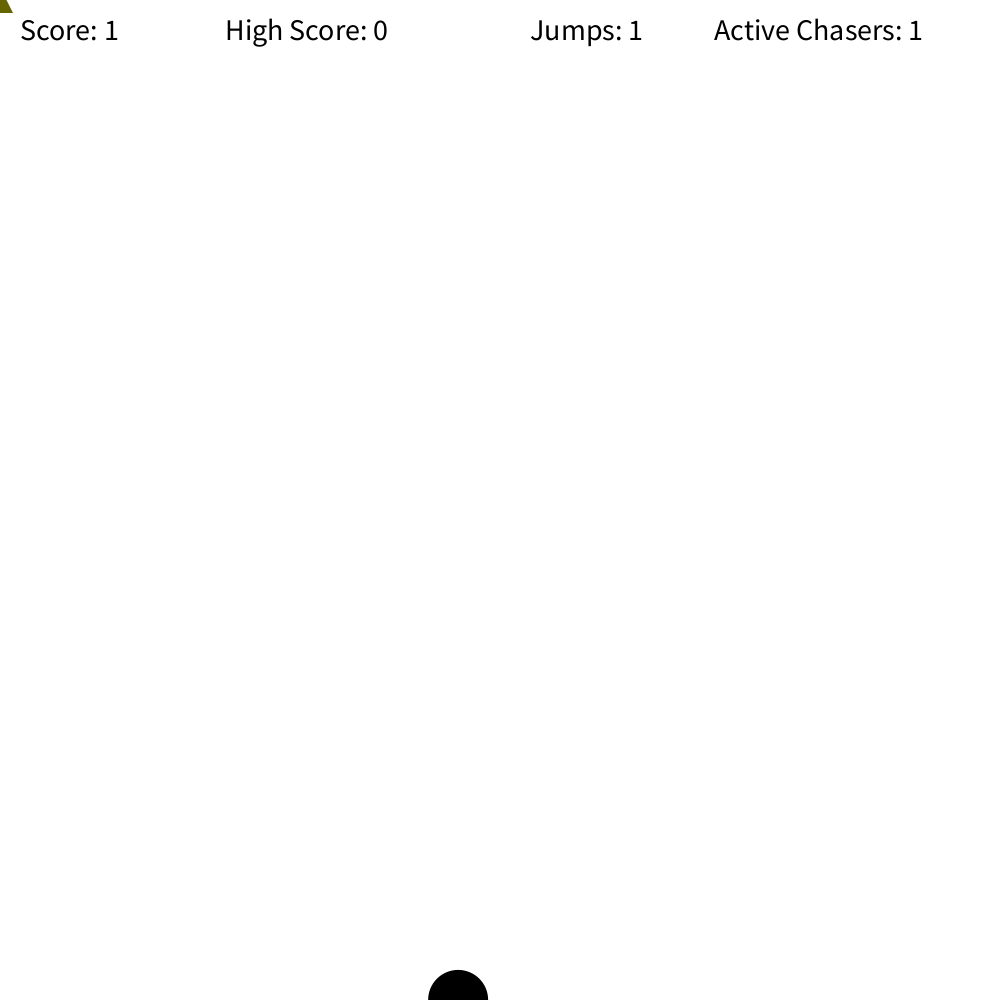
Frame 1 (no input)
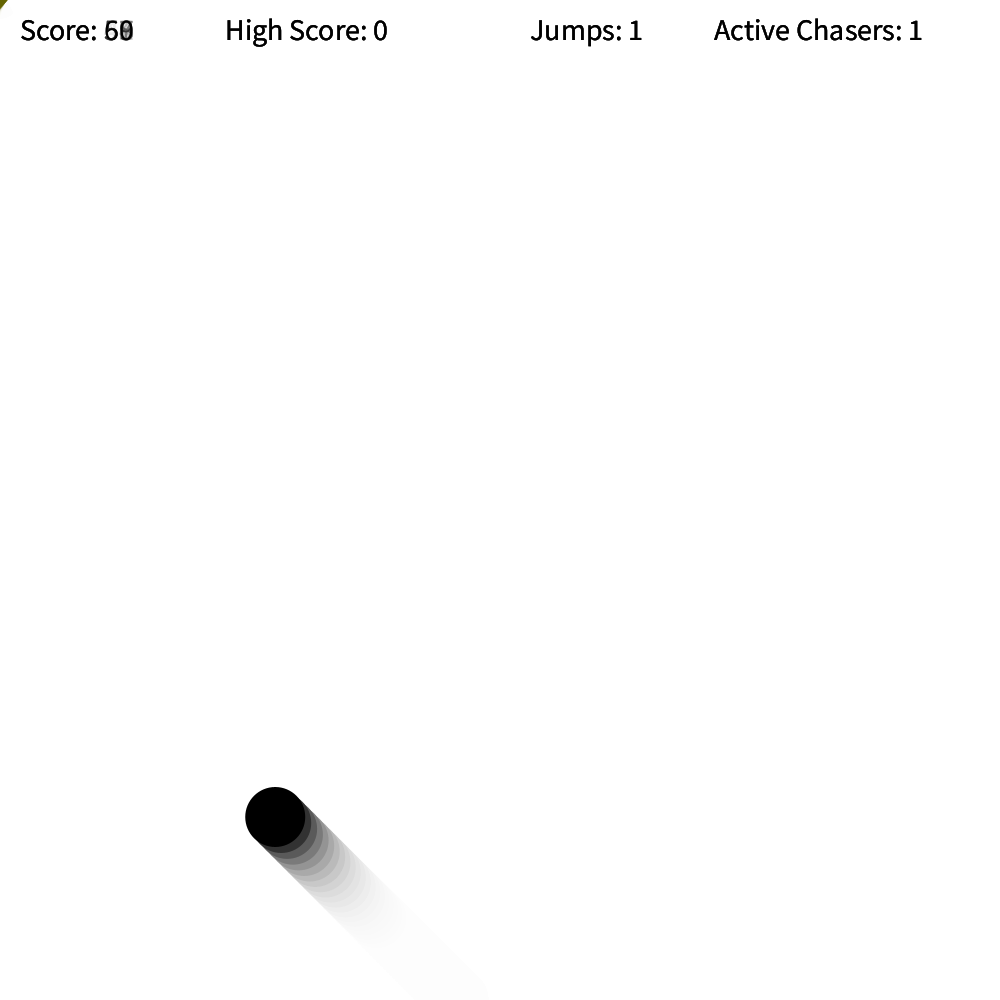
Frame 60 (the mouse pressed at the canvas centre just before this capture)
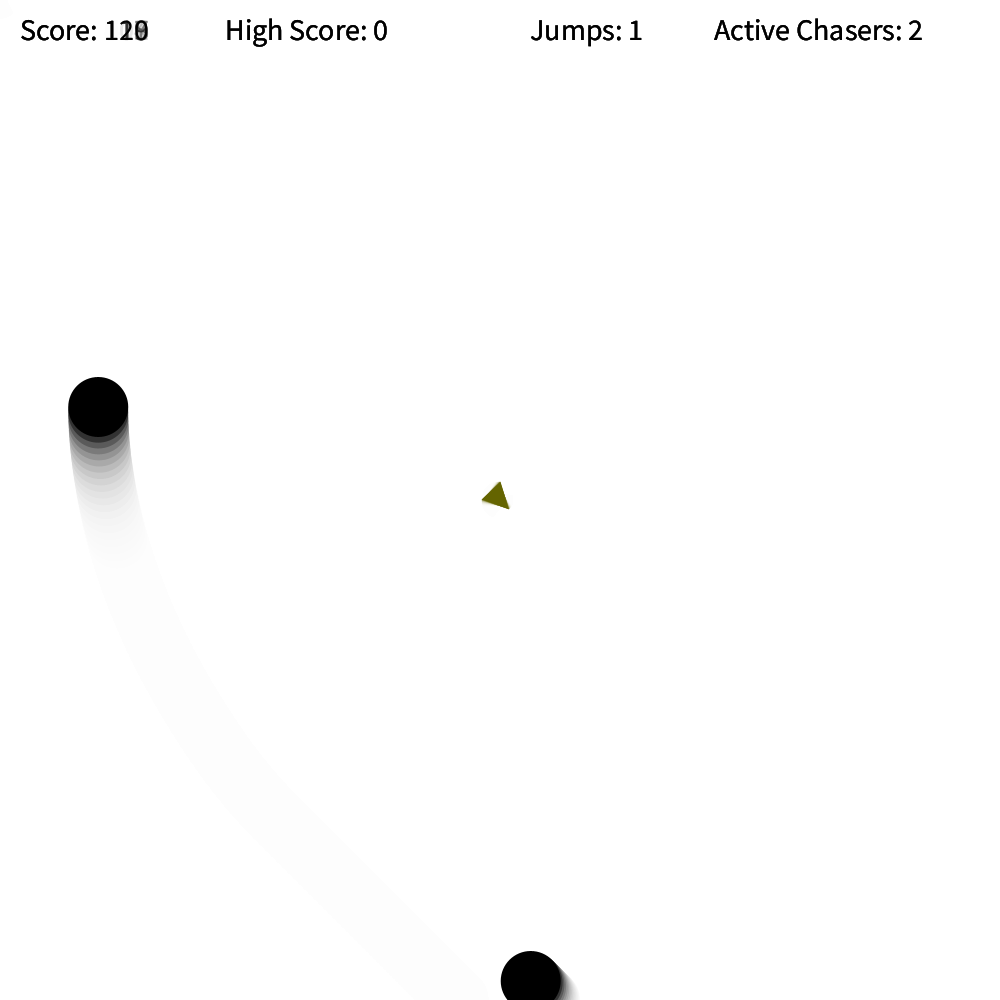
Frame 120 (the mouse held since frame 60 and released just before this capture)

The Processing sketch that drew these frames (run headless with seeded random() and noise(); from frame 60 on, the mouse is pressed at the canvas centre):

// Processing sketch: Chaser4_2
// ── Chaser4_2.pde
/******************
* Chaser Game     *
* Bennett Ritchie *
* Version 4.1     *
******************/

//Chaser Data
final int maxChasers = 50; //Maximum number of chasers
float coord[][] = new float[2][maxChasers]; //Coordinates of all chasers
float speed[][] = new float[2][maxChasers]; //Speeds of all chasers
float collision[][] = new float[2][maxChasers]; //Locations of collisions
float maxSpeed = 7, speedUp = 0.0; //Speed constraints
int chaserCount, timer = 0; //Tracking number of chasers in play
boolean collided[] = new boolean[maxChasers]; //Tracks recent collisions
boolean pause[] = new boolean[maxChasers]; //Tracks when chasers cannot collide
int warpCount = 0; //Counter to counteract corner hacks

//Player Data
int deathX = 0, deathY = 0; //Final position of player
float angle = 0.0; //Player's rotation
int points = 0, high = 0; //Player's points and high score
boolean jumping = false; //Player is jumping
float jumpSize = 1.0; //Size multiplier when jumping
int jumps = 1;

//Powerup Data
float jumpPowX = width/2, jumpPowY = height/2; //Initial position of jump powerup
int jumpPowerupTimer = 500; //Time between jump pickups
boolean jumpPowerupActive = false; //Jump Powerup is on the field
float slowDown = 0, slowPowX = 0, slowPowY = 0; //Initial position of slow powerup
boolean slowPowerupActive = false; //Slow Powerup is on the field
int slowPowerupTimer = 1000;//Time between slow pickups
float slowWave = 0.0, slowWaveX = 0, slowWaveY = 0; //Slow powerup data
boolean killPowerupActive = false, chaserIsDead[] = new boolean[maxChasers]; //Tracking dead chasers
int killPowerupTimer = 400; //Time between kill pickups
float killPowX = 0, killPowY = 0; //Location of kill powerup
int killCount = 0;

//Chaser Chat Data
final int chatOptions = 40, gloatOptions = 30, dieOptions = 20;
String chat[] = new String[chatOptions]; //List of chaser quotes
String gloat[] = new String[gloatOptions]; //List of game over quotes
String die[] = new String[dieOptions]; //List of chaser death quotes
int talking[] = new int[maxChasers]; //Tracks which chasers are talking and what they are saying
int chatTimer = 0, gloatChoice = 0, dieChoice = 0;

//Cheat Code Data
final int cheats = 15;
boolean cheat[] = new boolean[cheats];
//0=swapped, 1=magenta, 2=fog of war, 3=streaks
//4=black background, 5=green, 6=aliens, 7=rainbows
//8=fireballs, 9=blue, 10=bloating, 11=vanishing
//12=screen spin, 13=random, 14=emojis
float bloat = 0.0; //Amount of chaser bloat
float vanish = 0.0; //Amount of chaser transparency - may remove
float extraSpeed = 0.1; //Amount of increased chaser speed
int emoji = 0;

void setup()
{
  size(1000,1000);
  background(255);
  textSize(30);
  strokeWeight(2);
  noStroke();
  setupPowerups();
  setupChasers(); //sets chaser starting data
  setupChat(); //populates the chat options
  setupCheats(); //sets all cheats to OFF
}

void draw()
{
  if( chaserCount > 0 ) //Only updates if game in progress
  {
    repaintBackground();
    updatePickups();
    updateChasers();
    drawChasers();
    drawHUD();
  }
  drawPlayer();
  
  if(killCount >= maxChasers)
    endGame();
  
  if( chaserCount == 0 && mousePressed ) //Start new game
    resetGame();
    
  /*for(int i = 0; i < maxChasers; i++)
  {
    if(chaserIsDead[i])
      print("DEAD ");
    else
      print("ALIVE ");  
  }
  println(" ");*/
}

void setupChasers()
{
  chaserCount = 1;
  for( int i = 0; i < maxChasers; i++ ) //initial positions for chasers
  {
    coord[0][i] = random(width); //Random horizontal positions
    coord[1][i] = 1000; //Random vertical positions
    collision[0][i] = 0;
    collision[1][i] = 0; //No collisions active
    collided[i] = false;
    pause[i] = false;
    talking[i] = 0; //No chasers talking yet
  }
  gloatChoice = int(random(gloatOptions));
}

void setupPowerups()
{
  setupPowerups('j');
  setupPowerups('s');
  setupPowerups('k');
}

void setupPowerups( char x )
{
  if(x=='j')
  {
    jumpPowX = random(width);
    jumpPowY = random(height);
    jumpPowerupActive = false;
    jumpPowerupTimer = 300+chaserCount*10;
  }
  else if(x=='s')
  {
    slowPowX = random(width);
    slowPowY = random(height);
    slowPowerupActive = false;
    slowPowerupTimer = 900+chaserCount*12;
  }
  else if(x=='k')
  {
    killPowX = random(width);
    killPowY = random(height);
    killPowerupActive = false;
    killPowerupTimer = 400;
  }
}

void setupChat() //should have a number of options equal to chatOptions 
{
  chat[0] = "Where'd he go?";
  chat[1] = "Get him!";
  chat[2] = "So hungry...";
  chat[3] = "Guys, he's that way!";
  chat[4] = "I smell his fear!";
  chat[5] = "I HUNGER";
  chat[6] = "BRAAAAINS";
  chat[7] = "Every move you make...";
  chat[8] = "Locked on target!";
  chat[9] = "Stay on target!";
  chat[10] = "Think you're pretty clever, don't you?";
  chat[11] = "I feel queasy...";
  chat[12] = "He's too fast!";
  chat[13] = "I meant to do that.";
  chat[14] = "RUN COWARD";
  chat[15] = "I WILL FIND HIM";
  chat[16] = "Surround him!";
  chat[17] = "I'm getting dizzy...";
  chat[18] = "Just a matter of time...";
  chat[19] = "You can't run forever!";
  chat[20] = "#doom";
  chat[21] = "Too many cheat days...";
  chat[22] = "EXTERMINATE";
  chat[23] = "Better watch out.";
  chat[24] = "Nitro Boost!";
  chat[25] = "AAAAAHHHHH!";
  chat[26] = "Tonight I dine on triangle!";
  chat[27] = "You killed my brother! Prepare to die!";
  chat[28] = "Vengance will be mine!";
  chat[29] = "I will find you. And I will kill you."; 
  chat[30] = "Do NoT rUn We ArE yOuR fRiEnDs";
  chat[31] = "I'm getting angry!";
  chat[32] = "Must go faster.";
  chat[33] = "How is he this fast?";
  chat[34] = "Dinner time!";
  chat[35] = "Nothing personal.";
  chat[36] = "Do you bleed?";
  chat[37] = "Clever girl.";
  chat[38] = "Give us a kiss!";
  chat[39] = "Seize him!"; 
  
  gloat[0] = "OM NOM NOM";
  gloat[1] = "Your soul is mine!";
  gloat[2] = "Target eliminated.";
  gloat[3] = "GIT GUD SKRUB";
  gloat[4] = "REKT";
  gloat[5] = "All your base are belong to us.";
  gloat[6] = "Game Over";
  gloat[7] = "Destroyed!";
  gloat[8] = "Delicious";
  gloat[9] = "Veni Viti Vici";
  gloat[10] = "Tora! Tora! Tora!";
  gloat[11] = "VICTORY";
  gloat[12] = "Is that all you got?";
  gloat[13] = "That's game!";
  gloat[14] = "Checkmate";
  gloat[15] = "Noob";
  gloat[16] = "YOU. SHALL NOT. PASS.";
  gloat[17] = "*munch*";
  gloat[18] = "Only human.";
  gloat[19] = "And they said you were good.";
  gloat[20] = "*crunch*";
  gloat[21] = "Mission Accomplished";
  gloat[22] = "LOSER!";
  gloat[23] = "WE ARE THE CHAMPIONS";
  gloat[24] = "Too easy.";
  gloat[25] = "Piece of cake.";
  gloat[26] = "WASTED";
  gloat[27] = "Thou art dead.";
  gloat[28] = "End of the line.";
  gloat[29] = "The master will be pleased.";
  
  die[0] = "OUCH";
  die[1] = "*zap*";
  die[2] = "IT BURNS!";
  die[3] = "I'm alergic to lasers!";
  die[4] = "NO!";
  die[5] = "I'll get you next time, Gadget.";
  die[6] = "Nani!?";
  die[7] = "Why me?";
  die[8] = "Bye.";
  die[9] = "POW";
  die[10] = "BOOM";
  die[11] = "MY FACE";
  die[12] = "!!!";
  die[13] = "Not like this...";
  die[14] = "MEGAKILL";
  die[15] = "MASSIVE DAMAGE";
  die[16] = "TARGET DESTROYED";
  die[17] = "BZZZT";
  die[18] = "MY LEG";
  die[19] = "MY CABBAGES";
}

void setupCheats()
{
  for( int i = 0; i < cheats; i++ )
    cheat[i]=false;
}

void chat() //Displays chaser chat
{
  fill(185,0,20); //Red text
  textSize(40); //Increased text size
  for(int i = 0; i < chaserCount; i++) //Cycles through chasers to make them talk 
    if(talking[i]!=0 && !chaserIsDead[i])
      text(chat[talking[i]],coord[0][i],coord[1][i]-40); 
}

void deathChat( int target )
{
  fill(180,0,0);
  textSize(40);
  text(die[int(random(dieOptions))],coord[0][target],coord[1][target]);
}

void chatOn() //Make a chaser start talking
{
  int x = int(random(chaserCount));
  talking[x]=int(random(chatOptions));
  chatTimer = 0;
}

void quiet() //Chasers stop talking
{
  for(int i = 0; i < chaserCount; i++)
    talking[i] = 0;
}

void repaintBackground() //Draws a transparent rectangle on the screen
{
  if(cheat[4]) //Draws a black background
    if(cheat[3])
      fill(0,5);
    else
      fill(0,50);
  else          //Draws a white background
    if(cheat[3])
      fill(255,5);
    else
      fill(255,50);
  noStroke();
  rect(0,0,width,height);
  if(chaserCount==0)
    endGame();
}

void drawPlayer() //Draw the player avatar, normally a spinning gold triangle
{
  fill(100,100,0);
  if( chaserCount > 0 ) //draws player if game in progress
  {
    translate(mouseX,mouseY); //move the 0,0 point on top of the player
    rotate(angle); //spin canvas
    if(!cheat[0])
      triangle(-13*jumpSize,13*jumpSize,0,-13*jumpSize,+13*jumpSize,+13*jumpSize);
    else //players and chasers swapped
    {
      fill(0);
      ellipse(0,0,25*jumpSize,25*jumpSize);
      fill(100,100,0);
    }
    if(!cheat[12]) //disables the un-spin if cheat is on
      rotate(-angle); //un-spin canvas
    translate(-mouseX,-mouseY); //move 0,0 point back
  }
  else //draws dead player
  {
    //print("draw dead");
    triangle(deathX-10,deathY+10,deathX,deathY-10,deathX+10,deathY+10);
    textSize(40);
    text(gloat[gloatChoice],deathX-100,deathY-40);
  }
  
  if(jumping) //Jump
    jumpSize += 0.1;
  if(jumpSize > 3)
    jumping = false;
  if(!jumping && jumpSize > 1)
    jumpSize-=0.1;
  if(jumpSize < 1)
    jumpSize = 1;
    
  if(slowDown > 0)
  {
    slowDown-=0.01;
    noFill();
    stroke(0,130,0);
    strokeWeight(5);
    circle(slowWaveX,slowWaveY,slowWave);
    noStroke();
    slowWave+=30;
  }
  if(slowDown < 0)
    slowDown = 0;
  
  angle += .02; //Spins player
  if(angle > 2*PI) //Resets angle by 360 degrees
    angle -= 2*PI;
}

void updateChasers()
{
  //Chat
  if( chatTimer > 210 && chaserCount != 0)
    chatOn();
  if( chatTimer >70 )
    quiet();
  chat(); 
  
  updateSpeeds(); //chaser speeds
  updatePositions(); //chaser positions
  
  if( timer > 100 && chaserCount < maxChasers && chaserCount!=0 ) //adds new chaser
    { chaserCount++; timer = 0; }
  
  checkForCollisions(); //Collision with player or chasers
}

void updateSpeeds()
{
  for( int i = 0; i < chaserCount; i++) //increases or decreases both x and y speed based on position relative to player
  {
    if(coord[0][i] < mouseX && speed[0][i] < (maxSpeed-slowDown))
      speed[0][i]+=speedUp+extraSpeed;
    if(coord[0][i] > mouseX && speed[0][i] > -(maxSpeed-slowDown))
      speed[0][i]-=speedUp+extraSpeed;
    if(coord[1][i] < mouseY && speed[1][i] < (maxSpeed-slowDown))
      speed[1][i]+=speedUp+extraSpeed;
    if(coord[1][i] > mouseY && speed[1][i] > -(maxSpeed-slowDown))
      speed[1][i]-=speedUp+extraSpeed;
      
    coord[0][i]+=speed[0][i];
    coord[1][i]+=speed[1][i];
  }
  timer++;
  chatTimer++;
  points++;
}

void updatePositions() //Moves chasers
{
  for( int i = 0; i < chaserCount; i++) //changes chaser positions
  {
    if(collided[i]) //Draws collision animations
    {
      drawCollision(collision[0][i],collision[1][i]);
      collided[i]=false;
    }

    if(coord[0][i] > width) //Loop across right side
      coord[0][i] -= width-10;
    else if(coord[0][i] < 0) //Loop across left side
    {
      coord[0][i] += width-10;
      warpCount++;  //Corner hack prevention
      if(warpCount>=50)
        cornerWarp(i,"left");
    }
    if(coord[1][i] > height)
      coord[1][i] -= height-10;
    else if(coord[1][i] < 0)
    {
      coord[1][i] += height-10;
      warpCount++;  //Corner hack prevention
      if(warpCount>=50)
        cornerWarp(i,"right");
    }
  }
}

void updatePickups()
{
  updateJumpPickup();
  updateSlowPickup();
  updateKillPickup();
}

void updateKillPickup()
{
 if(!killPowerupActive && killPowerupTimer <= 0)
    killPowerupActive = true;
    
  if(!killPowerupActive)
    killPowerupTimer--;
  else
  {
    fill(130,0,0);
    ellipse(killPowX,killPowY,30,30);
  }
  
  if(killPowerupActive && mouseX < killPowX+20 && mouseX > killPowX-20
                       && mouseY < killPowY+20 && mouseY > killPowY-20)
    {
      killCount++;
      fill(200,0,0);
      text("+100", killPowX-20, killPowY-20);
      chaserIsDead[chooseKillTarget()] = true;
      setupPowerups('k');
      points += 100;
    } 
}

void updateJumpPickup()
{
  if(!jumpPowerupActive && jumpPowerupTimer <= 0)
    jumpPowerupActive = true;
    
  if(!jumpPowerupActive)
    jumpPowerupTimer--;
  else
  {
    fill(0,0,130);
    ellipse(jumpPowX,jumpPowY,30,30);
  }
  
  if(jumpPowerupActive && mouseX < jumpPowX+20 && mouseX > jumpPowX-20
      && jumpSize == 1.0 && mouseY < jumpPowY+20 && mouseY > jumpPowY-20)
    {
      fill(0,0,200);
      text("+100", jumpPowX-20, jumpPowY-20);
      stroke(0,0,130);
      strokeWeight(3);
      line(jumpPowX,jumpPowY,600,30);
      circle(jumpPowX,jumpPowY,30);
      noStroke();
      strokeWeight(1);
      setupPowerups('j');
      jumps++;
      points += 100;
    }
}

void updateSlowPickup()
{
  if(!slowPowerupActive && slowPowerupTimer <= 0)
    slowPowerupActive = true;
    
  if(!slowPowerupActive)
    slowPowerupTimer--;
  else
  {
    fill(0,130,0);
    ellipse(slowPowX,slowPowY,30,30);
  }
  
  if(slowPowerupActive && mouseX < slowPowX+20 && mouseX > slowPowX-20
                       && mouseY < slowPowY+20 && mouseY > slowPowY-20)
    {
      fill(0,200,0);
      text("+100", slowPowX-20, slowPowY-20);
      slowWaveX = slowPowX;
      slowWaveY = slowPowY;
      setupPowerups('s');
      slowDown = 6;
      slowWave = 0.0;
      points += 100;
    }
}

int chooseKillTarget()
{
  int target = 0;
  float smallest = width+height;
  for(int i = 0; i < chaserCount; i++)
    if( !chaserIsDead[i] && dist(coord[0][i],coord[1][i],killPowX,killPowY) < smallest )
    {
      smallest = dist(coord[0][i],coord[1][i],killPowX,killPowY);
      target = i;
    }
  strokeWeight(10);
  stroke(200,0,0);
  line(coord[0][target],coord[1][target],killPowX,killPowY);
  deathChat(target);
  //if(chaserIsDead[maxChasers-1])
    if(allDead())
    {
      print("XXXXXXXXXXXXXXXXX");
      fill(150,150,0);
      textSize(50);
      text("VICTORY",mouseX,mouseY);
      endGame();
    }
  return target;
}

boolean allDead()
{
  for(int i = 0; i < maxChasers; i++)
    if(!chaserIsDead[i])
    {
      print(i + " is alive  ");
      return false;
    }
  print("ALL DEAD ");
  return true;
}

void checkForCollisions()
{
  for(int i = 0; i < chaserCount; i++)
  {  //checks to see if the player is within any chaser's reach
    if(mouseX < coord[0][i]+30 && mouseX > coord[0][i]-30
    && mouseY < coord[1][i]+30 && mouseY > coord[1][i]-30
    && jumpSize <= 1 && !chaserIsDead[i])
    {
      endGame();
    }
    for( int j = 0; j < chaserCount; j++) //chaser collisions
    {
      if(coord[0][j] < coord[0][i]+30 && coord[0][j] > coord[0][i]-30
      && coord[1][j] < coord[1][i]+30 && coord[1][j] > coord[1][i]-30
      && j != i && !pause[j])
      {
        speed[0][i] = -speed[0][i];
        speed[1][i] = -speed[1][i];
        pause[j]=true;
        collided[i] = true;
        collision[0][i] = coord[0][i]-((coord[0][i] - coord[0][j])/2);
        collision[1][i] = coord[1][i]-((coord[1][i] - coord[1][j])/2);
      }      
    }
  }
}

void drawChasers() //Could be cleaner
{
  for( int i = 0; i < chaserCount; i++ )//draws chasers
  {
    if(!chaserIsDead[i])
    {
      if(cheat[6]) //Aliens
        setColor(50,255,50,i);
  
      else if(cheat[5]) //Green
        setColor(30,90,0,i);
  
      else if(cheat[0]) //Swapped shapes
      {
        translate(coord[0][i],coord[1][i]);
        rotate(angle);
        fill(100,100,0,255-vanish);
        triangle(-28-bloat/2,28+bloat/2,bloat/2,-28-bloat/2,28+bloat/2,28+bloat/2);
        rotate(-angle);
        translate(-coord[0][i],-coord[1][i]);  
      }
      
      else if(cheat[1]) //Magenta
        setColor(277,0,136,i);
        
      else if(cheat[8]) //Fireballs
      {
        if(cheat[2])
        {
          fill(200,200,0,50-range(coord[0][i],coord[1][i])/1.3);
          ellipse(coord[0][i]-speed[0][i]*2,coord[1][i]-speed[1][i]*2,80,80);
          fill(200,150,0,100-range(coord[0][i],coord[1][i])/1.3);
          ellipse(coord[0][i]-speed[0][i],coord[1][i]-speed[1][i],70,70);
          fill(255,20,0,200-range(coord[0][i],coord[1][i])/1.3);
        }
        else
        {
          fill(200,200,0,50-vanish);
          ellipse(coord[0][i]-speed[0][i]*2,coord[1][i]-speed[1][i]*2,80,80);
          fill(200,150,0,100-vanish);
          ellipse(coord[0][i]-speed[0][i],coord[1][i]-speed[1][i],70,70);
          fill(255,20,0,200-vanish);
        }
      }
      
      else if(cheat[9]) //Blue
        setColor(0,0,255,i);
        
      else if(cheat[7]) //Rainbows
        setColor(coord[1][1]/4,coord[0][2]/4,coord[0][0]/4,i);
  
      else if(cheat[14]) //Emojis
        setColor(240,240,0,i);
       
      else
        setColor(0,0,0,i); //Black
      
      if(dist(int(coord[0][i]),int(coord[1][i]),int(slowWaveX),int(slowWaveY))==int(slowWave))
         setColor(0,180,0,i); //Stunned
          
      if(!cheat[0]) //Draws the chasers
        ellipse(coord[0][i],coord[1][i],60+bloat,60+bloat);
        
      if(cheat[6]) //Alien eyes
      {
        fill(200,255-vanish);
        ellipse(coord[0][i]+speed[0][i]*2,coord[1][i]+speed[1][i]*2,20,20);
        fill(0,255-vanish);
        ellipse(coord[0][i]+(speed[0][i]*2)+speed[0][i]/2,coord[1][i]+(speed[1][i]*2+2)+speed[1][i]/2,10,10);
      }
      
      if(cheat[14]) //Emoji Faces
        drawEmojiFace(i); //This was so much code that I put it in its own function
      
      fill(0); //Resets base colors
      noStroke();
      
      if(timer%50==0 && cheat[13]) //Activates the random color cheat
        colorToggle(int(random(10)));
      if(timer%5==0)
        pause[i]=false;   
    }
    if(cheat[10]) //Increases size if appropriate
      bloat += 0.1;
    else          //Deflates
    {
      if( bloat > 0 )
        bloat -= 0.5;
      if( bloat < 0 )
        bloat = 0.1;
    }
    if(cheat[11]) //Applies vanishing fade
      vanish = chaserCount*7;
    else
    {
      if( vanish > 0 )
        vanish -= 5;
      if( vanish < 0 )
        vanish = 0;
    }
  }
}

void drawCollision( float x, float y ) //Draws collision animations
{
  fill( 127,200 );
  ellipse(x,y,60,60);
}

void drawHUD() //Score, highscore, chaser count
{
  textSize(30);
  if(chaserCount!=0) //Game in progress
  {
    text("Score: " + points,20,40);
    text("High Score: " + high,225,40);
    text("Jumps: " + jumps,530,40);
  }
  else //Game ended
  {
    fill(255);
    rect(0,0,300,60); //Provides a background to make score readable
    fill(0); 
    text("Final Score: " + points,20,40);
  }
  text("Active Chasers: " + chaserCount, width/1.4, 40);
}

float range( float x, float y ) //Distance from coordinates to player
{
  float biggerDist;
  biggerDist = abs(x-mouseX);
  if( biggerDist < abs(y-mouseY))
    biggerDist = abs(y-mouseY);
  return biggerDist;
}

void cornerWarp( int x, String side )
{
  if( side.equals("left") )
    coord[0][x] = 0;
  if( side.equals("right") )
    coord[0][x] = 0;
  coord[1][x] = height;
  warpCount = 0; 
}

void endGame()
{
  for(int i = 0; i < chaserCount; i++) //stops chasers moving
  {
    speed[0][i] = 0;
    speed[1][i] = 0;
  }
  chaserCount = 0; //end of game trigger
  deathX = mouseX;
  deathY = mouseY;
  if(points > high)//update high score
    high = points;
}

void resetGame()
{
  setupChasers();
  setupPowerups();
  points=0;
  deathX = 0;
  deathY = 0;
  jumps = 1;
  slowDown = 0;
  killCount = 0;
}

void mousePressed()
{
  if( cheat[14] )
    emoji++;
}

void keyPressed()
{
  if( key == 'a' )
    colorToggle(6);
  
  if( key == 'f' )
    colorToggle(8);
  
  if( key == 'b' )
    colorToggle(9);
  
  if( key == 'r' )
    colorToggle(7);

  if( key == 'u' )
    cheat[4] = true;
    
  if( key == 'w' )
    cheat[4] = false;
    
  if( key == 'z' )
  {
    extraSpeed = 0.1;
    for( int i = 0; i < cheats; i++ )
      cheat[i]=false;
  }
  if( key == 'p' )
    cheat[3] = !cheat[3];
    
  if( key == 'l' )
    cheat[10] = !cheat[10];
  
  if( key == 'v' )
  {
    if(!cheat[11])
    {
      cheat[11] = true;
      cheat[2] = false;
    }
    else
      cheat[11] = false;
  }
  if( key == 'x' )
    extraSpeed *= 2;
  
  if( key == 'h' )
  {
    if(!cheat[2])
    {
      cheat[2] = true;
      cheat[11] = false;
    }
    else
      cheat[2] = false;
  }
  if( key == 'm' )
    colorToggle(1);
    
  if( key == '`' )
    cheat[12] = !cheat[12];
  
  if( key == '\\' )
    cheat[0] = !cheat[0];
    
  if( key == 'g' )
    colorToggle(5);
    
  if( key == 'n' )
    cheat[13] = !cheat[13];
   
  if( key == 'e' )
    colorToggle(14);
    
  if( key == 32 )
    if(jumpSize == 1.0 && jumps > 0 && chaserCount > 0)
    {
      fill(160,110,0);
      ellipse(mouseX,mouseY,60,60);
      jumps--;
      jumping = true;
    }
  
}

void colorToggle( int t ) //Change chaser color
{
  for( int i = 0; i < cheats; i++ )
  {
     if( i == 1 //magenta
      || i == 6 //aliens
      || i == 7 //rainbows
      || i == 8 //fireballs
      || i == 9 //blue
      || i == 5 //green
      || i == 14 //emojis
      || i == 0 )//swapped
      {
       if( i == t )
         cheat[i] = true;
       else
         cheat[i] = false;
      }
  }
}

void setColor( float r, float g, float b, int i )
{
  if(cheat[2])
    fill(r,g,b,255-range(coord[0][i],coord[1][i])/1.3);
  else
    fill(r,g,b,255-vanish);
}

void drawEmojiFace( int i )
{
  if(emoji % 3 == 0) //Grin
  {
    stroke(0);
    fill(0);
    ellipse(coord[0][i]-12-bloat/5,
            coord[1][i]-12-bloat/5,
            5,5);
    ellipse(coord[0][i]+12+bloat/5,
            coord[1][i]-12-bloat/5,
            5,5);
    fill(255);
    arc(coord[0][i],
        coord[1][i]+5+bloat/5,
        35+bloat/3,30,0,PI,CHORD);
    noStroke();
  }
  else if(emoji % 3 == 1) //Tongue
  {
    stroke(0);
    line(coord[0][i]-20-bloat/5,
         coord[1][i]-12-bloat/5,
         coord[0][i]-10-bloat/5,
         coord[1][i]-12-bloat/5);
    line(coord[0][i]+20+bloat/5,
         coord[1][i]-12-bloat/5,
         coord[0][i]+10+bloat/5,
         coord[1][i]-12-bloat/5);
    line(coord[0][i]-17-bloat/5,
         coord[1][i]+5+bloat/5,
         coord[0][i]+17+bloat/5,
         coord[1][i]+5+bloat/5);
    noStroke();
    fill(255,70,70);
    rect(coord[0][i]-5-bloat/5,
         coord[1][i]+5+bloat/5,10,15);
    arc(coord[0][i],coord[1][i]+19,
        10,10,0,PI);
    stroke(0);
    line(coord[0][i],
         coord[1][i]+5+bloat/5,
         coord[0][i],
         coord[1][i]+18+bloat/5);
  }
  else //Angry
  {
    fill(0);
    stroke(0);
    ellipse(coord[0][i]-12-bloat/5,
            coord[1][i]-12-bloat/5,
            5,5);
    ellipse(coord[0][i]+12+bloat/5,
            coord[1][i]-12-bloat/5,
            5,5);
    line(coord[0][i]-20-bloat/5,
         coord[1][i]-20-bloat/5,
         coord[0][i]-10-bloat/5,
         coord[1][i]-17-bloat/5);
    line(coord[0][i]+20+bloat/5,
         coord[1][i]-20-bloat/5,
         coord[0][i]+10+bloat/5,
         coord[1][i]-17-bloat/5);
    fill(255);
    arc(coord[0][i],
        coord[1][i]+15+bloat/5,
        35+bloat/3,30,PI,PI*2,CHORD);
    stroke(200,0,0);
    noFill();
    translate(coord[0][i]+20+bloat/5,
              coord[1][i]-25-bloat/5);
    for(int j = 0; j < 4; j++)
    {
      rotate(HALF_PI);
      arc(0,8,8,8,PI,2*PI);
    }
    translate(-(coord[0][i]+20+bloat/5),
              -(coord[1][i]-25-bloat/5));
    noStroke();
  }
}
